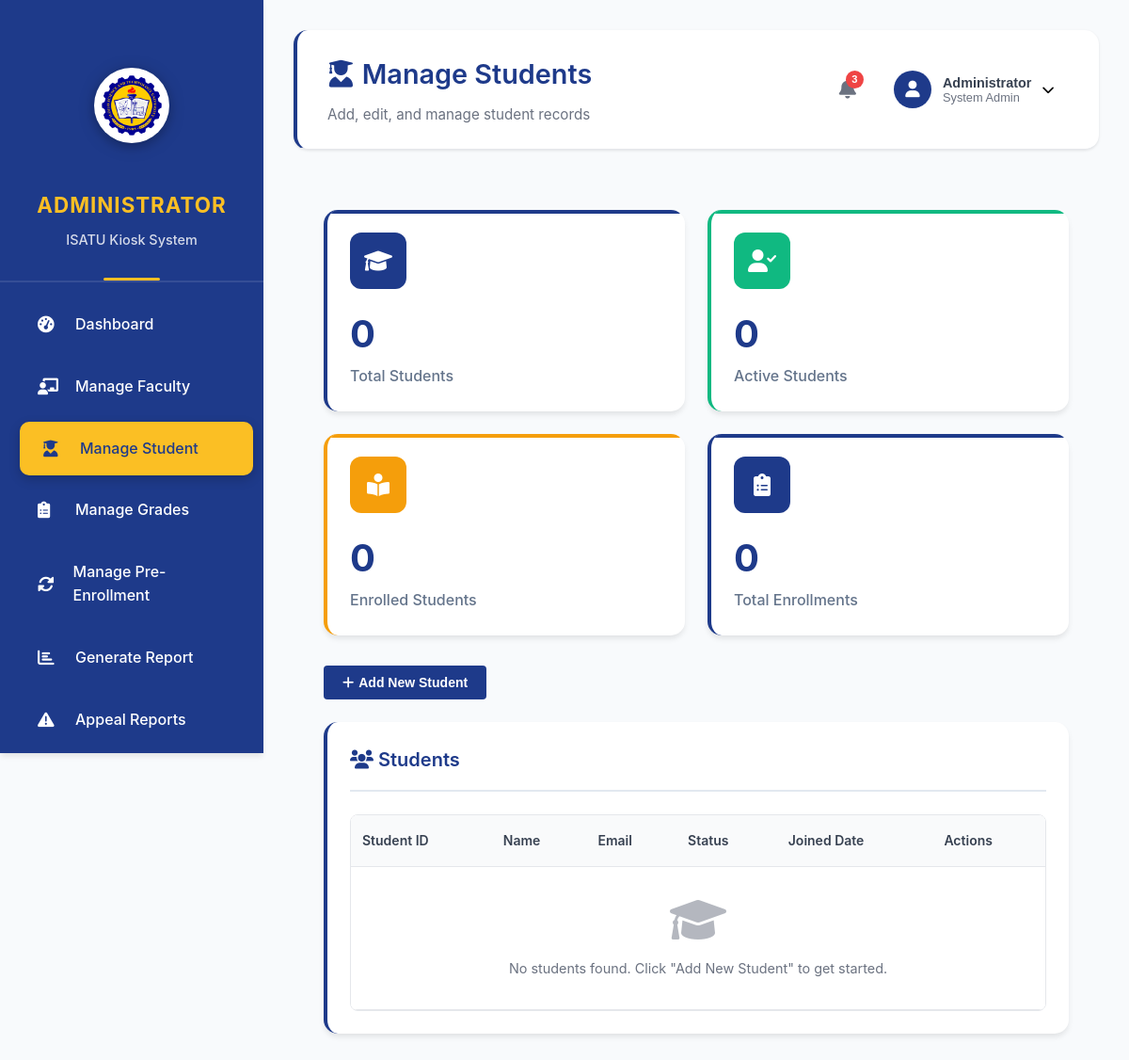
The page /view/manage_student.php (signed in) on the database as committed earlier.
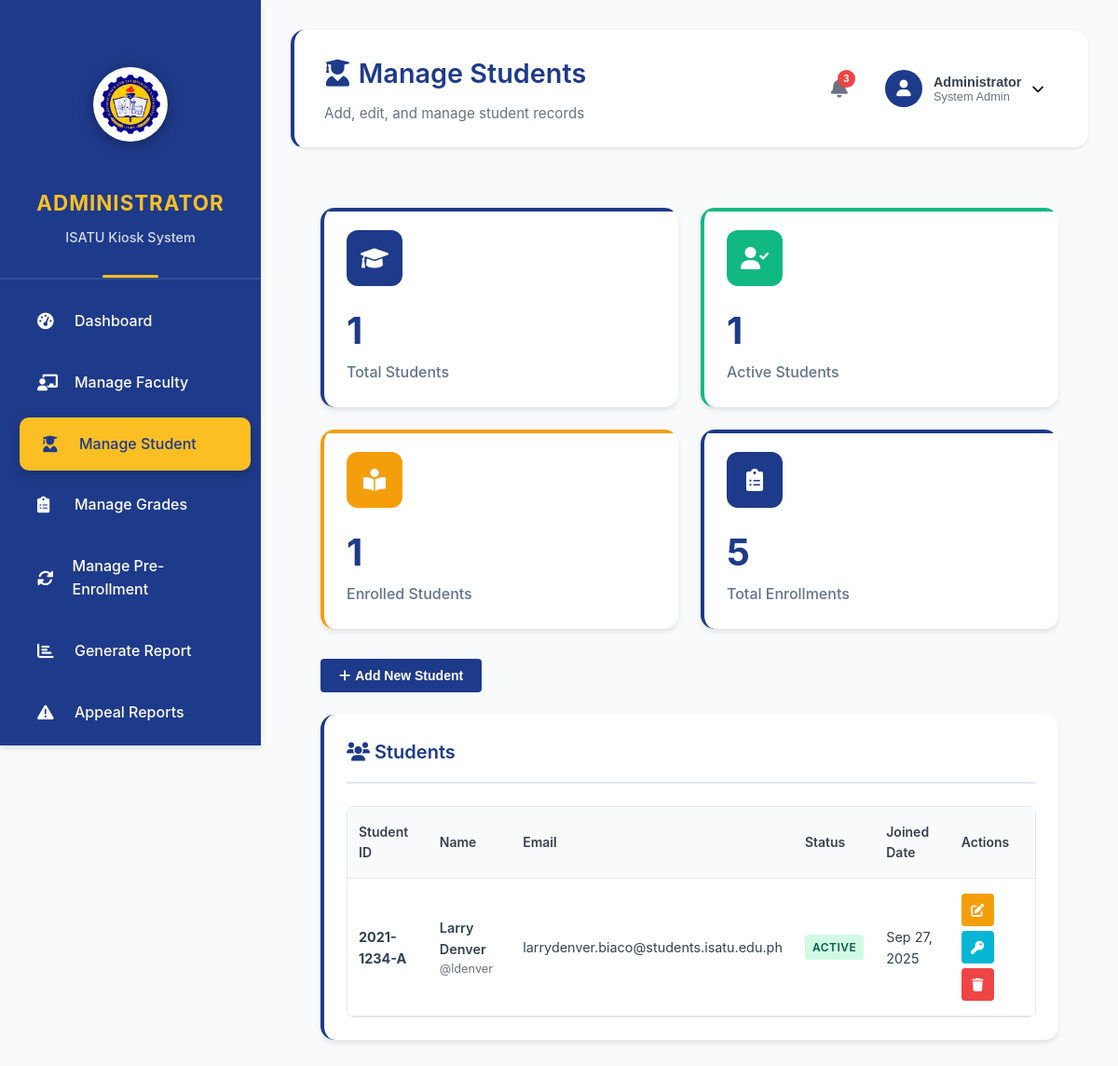
The same page on the database as committed later.
### tables this page shows
CREATE TABLE `users` (
  `id` int(11) NOT NULL,
  `username` varchar(50) NOT NULL,
  `email` varchar(100) NOT NULL,
  `password` varchar(255) NOT NULL,
  `first_name` varchar(50) NOT NULL,
  `last_name` varchar(50) NOT NULL,
  `role` enum('administrator','faculty','student') NOT NULL,
  `status` enum('active','inactive','suspended') DEFAULT 'active',
  `student_id` varchar(20) DEFAULT NULL,
  `employee_id` varchar(20) DEFAULT NULL,
  `birth_date` date DEFAULT NULL,
  `gender` enum('male','female','other') DEFAULT NULL,
  `address` text DEFAULT NULL,
  `contact_number` varchar(20) DEFAULT NULL,
  `emergency_contact` varchar(100) DEFAULT NULL,
  `emergency_phone` varchar(20) DEFAULT NULL,
  `profile_image` varchar(255) DEFAULT NULL,
  `created_at` timestamp NOT NULL DEFAULT current_timestamp(),
  `updated_at` timestamp NOT NULL DEFAULT current_timestamp() ON UPDATE current_timestamp()
);

### view/manage_student.php (the view, shortened to what the changed rows need)
<?php
require_once '../config/database.php';
$message = '';
try {
    $stmt = $pdo->prepare("
        SELECT
            u.id, u.username, u.email, u.first_name, u.last_name, u.student_id, u.status, u.created_at,
            u.birth_date, u.gender, u.contact_number, u.address, u.emergency_contact, u.emergency_phone,
            sp.year_level, sp.program_id, sp.section_id, sp.admission_date, sp.student_type,
            sp.guardian_name, sp.guardian_contact, sp.academic_year_id,
            p.program_code, p.program_name,
            s.section_name,
            d.name as department_name,
            ay.year_start, ay.year_end, ay.semester,
            COUNT(e.id) as total_enrollments,
            COUNT(CASE WHEN e.status = 'enrolled' THEN 1 END) as active_enrollments
        FROM users u
        LEFT JOIN student_profiles sp ON u.id = sp.user_id
        LEFT JOIN programs p ON sp.program_id = p.id
        LEFT JOIN sections s ON sp.section_id = s.id
        LEFT JOIN departments d ON p.department_id = d.id
        LEFT JOIN academic_years ay ON sp.academic_year_id = ay.id
        LEFT JOIN enrollments e ON u.id = e.student_id
        WHERE u.role = 'student'
        GROUP BY u.id
        ORDER BY u.last_name, u.first_name
    ");
    $stmt->execute();
    $students = $stmt->fetchAll(PDO::FETCH_ASSOC);
} catch (PDOException $e) {
    $students = [];
    if (empty($message)) {
        $message = 'Error loading student data: ' . $e->getMessage();
        $message_type = 'error';
    }
}
$stats = ['total_students' => 0, 'active_students' => 0, 'enrolled_students' => 0, 'total_enrollments' => 0];
try {
    $stmt = $pdo->query("SELECT COUNT(*) FROM users WHERE role = 'student'");
    $stats['total_students'] = $stmt->fetchColumn();
    $stmt = $pdo->query("SELECT COUNT(*) FROM users WHERE role = 'student' AND status = 'active'");
    $stats['active_students'] = $stmt->fetchColumn();
    $stmt = $pdo->query("SELECT COUNT(DISTINCT student_id) FROM enrollments WHERE status = 'enrolled'");
    $stats['enrolled_students'] = $stmt->fetchColumn();
    $stmt = $pdo->query("SELECT COUNT(*) FROM enrollments WHERE status = 'enrolled'");
    $stats['total_enrollments'] = $stmt->fetchColumn();
} catch (PDOException $e) {
    error_log("Student stats query failed: " . $e->getMessage());
}
?>
<!DOCTYPE html>
<html lang="en">
<head>
    <link href="https://cdnjs.cloudflare.com/ajax/libs/font-awesome/6.0.0/css/all.min.css" rel="stylesheet">
    <link href="../assets/css/admin_dashboard.css" rel="stylesheet">
    <link href="../assets/css/manage_faculty.css" rel="stylesheet">
</head>
<body>
    <div class="admin-layout">
        <?php include '../includes/sidebar.php'; ?>
        <div class="main-content">
            <?php include '../includes/header.php'; ?>
            <div class="dashboard-content">
                <div class="stats-grid">
                    <div class="stat-card">
                        <div class="stat-card-header">
                            <div class="stat-icon primary">
                            </div>
                        </div>
                        <div class="stat-value"><?php echo $stats['total_students']; ?></div>
                        <div class="stat-label">Total Students</div>
                    </div>
                    <div class="stat-card success">
                        <div class="stat-card-header">
                            <div class="stat-icon success">
                            </div>
                        </div>
                        <div class="stat-value"><?php echo $stats['active_students']; ?></div>
                        <div class="stat-label">Active Students</div>
                    </div>
                    <div class="stat-card warning">
                        <div class="stat-card-header">
                            <div class="stat-icon warning">
                            </div>
                        </div>
                        <div class="stat-value"><?php echo $stats['enrolled_students']; ?></div>
                        <div class="stat-label">Enrolled Students</div>
                    </div>
                    <div class="stat-card info">
                        <div class="stat-card-header">
                            <div class="stat-icon info">
                            </div>
                        </div>
                        <div class="stat-value"><?php echo $stats['total_enrollments']; ?></div>
                        <div class="stat-label">Total Enrollments</div>
                    </div>
                </div>
                <div class="dashboard-card">
                    <div class="table-responsive">
                        <table class="data-table" id="studentsTable">
                            <thead>
                                <tr>
                                    <th>Student ID</th>
                                    <th>Name</th>
                                    <th>Email</th>
                                    <th>Status</th>
                                    <th>Joined Date</th>
                                    <th>Actions</th>
                                </tr>
                            </thead>
                            <tbody>
                                <?php if (empty($students)): ?>
                                    <tr>
                                        <td colspan="6" style="text-align: center; padding: 2rem; color: #6b7280;">
                                            <i class="fas fa-graduation-cap" style="font-size: 3rem; margin-bottom: 1rem; opacity: 0.5;"></i>
                                            <p>No students found. Click "Add New Student" to get started.</p>
                                        </td>
                                    </tr>
                                <?php else: ?>
                                    <?php foreach ($students as $student): ?>
                                        <tr>
                                            <td><strong><?php echo htmlspecialchars($student['student_id'] ?? 'N/A'); ?></strong></td>
                                            <td>
                                                <div class="user-info">
                                                    <strong><?php echo htmlspecialchars($student['first_name'] . ' ' . $student['last_name']); ?></strong>
                                                    <small>@<?php echo htmlspecialchars($student['username']); ?></small>
                                                </div>
                                            </td>
                                            <td><?php echo htmlspecialchars($student['email']); ?></td>
                                            <td>
                                                <span class="status-badge status-<?php echo $student['status']; ?>">
                                                    <?php echo ucfirst($student['status']); ?>
                                                </span>
                                            </td>
                                            <td><?php echo date('M d, Y', strtotime($student['created_at'])); ?></td>
                                            <td>
                                                <div class="action-buttons">
                                                    <button class="btn-icon btn-warning" onclick="editStudent(<?php echo $student['id']; ?>)" title="Edit">
                                                        <i class="fas fa-edit"></i>
                                                    </button>
                                                    <button class="btn-icon btn-info" onclick="resetPassword(<?php echo $student['id']; ?>)" title="Reset Password">
                                                        <i class="fas fa-key"></i>
                                                    </button>
                                                    <button class="btn-icon btn-danger" onclick="deleteStudent(<?php echo $student['id']; ?>, '<?php echo htmlspecialchars($student['first_name'] . ' ' . $student['last_name']); ?>')" title="Delete">
                                                        <i class="fas fa-trash"></i>
                                                    </button>
                                                </div>
                                            </td>
                                        </tr>
                                    <?php endforeach; ?>
                                <?php endif; ?>
                            </tbody>
                        </table>
                    </div>
                </div>
            </div>
        </div>
    </div>
</body>
</html>

Rows that differ between the two databases and show on the page:
added users: student "2021-1234-A", first_name+last_name "Larry Denver", username "ldenver", email "larrydenver.biaco@students.isatu.edu.ph", status "ACTIVE", created_at "Sep 27, 2025"
Other text that changed with them:
$stats['total_students']: "0" → "1"
$stats['active_students']: "0" → "1"
$stats['enrolled_students']: "0" → "1"
$stats['total_enrollments']: "0" → "5"
text no longer shown: "No students found. Click \"Add New Student\" to get started."
